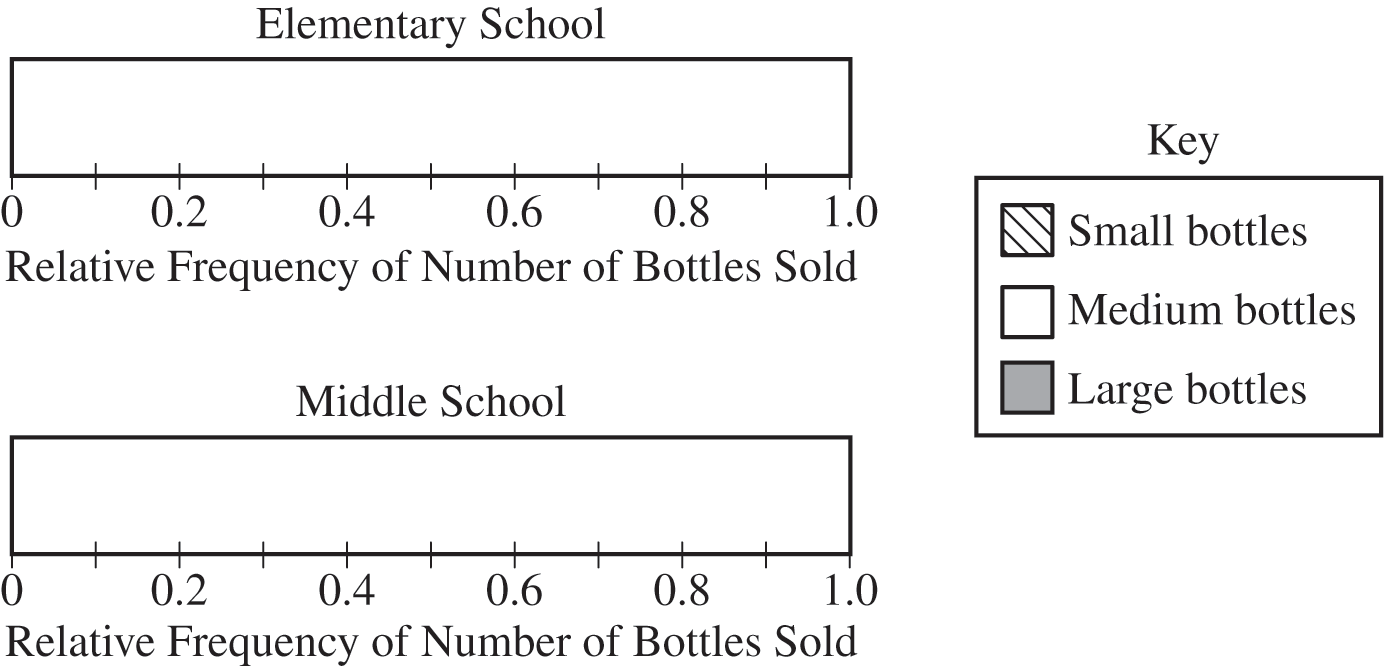
#> input picture scratch/raw_p6_embedded_img.png, 1384 x 666 px; its folder holds only this picture in this run
$ python -i integrity.py   (imports and definitions only)
#> lines starting #> are read from the running program, lines starting #| are printed output that depends on the picture; after the words box and inside, x2 and y2 are one past the last pixel; in counts of white or black regions, pixels touching at a corner belong together
"""Exam integrity (tooling plan T3): parallel forms (A, B, Retake) must not share letters, numbers, or MC key
positions, and a review or notes sheet must not print a test's numbers, angle sets, or answers.

Heuristics, per item (parts folded in): point letters (capitals in math and figure labels), line names
(\\ell, "line $m$"), polygon names (triangle JKL), numbers (ints, decimals, fractions, angles) from the prompt,
choices, box labels, answers, and figure labels. Small numbers 0-2, point values, item/lesson references, years,
and numbers in the document's directions are ignored."""
from __future__ import annotations

import ast
import re
from collections import Counter
from dataclasses import dataclass, field
from fnmatch import fnmatch
from fractions import Fraction
from itertools import combinations
from pathlib import Path

from .spec import Item, LessonSpec, UnitSpec, as_list, load_lesson, load_unit

LABEL_CALLS = {"label", "label_poly", "side_label", "angle_label", "text"}
GENERIC = {frozenset("ABC"), frozenset("DEF"), frozenset("ABCD"), frozenset("XYZ")}   # too common to flag across docs
SMALL = {Fraction(0), Fraction(1), Fraction(2)}
NOT_ANGLES = {Fraction(90), Fraction(180), Fraction(360)}

_PTS = r"(?:\d|\}|\$)\s*\$?\s*(?:pts?|points?)\b"
_PAREN_PTS = re.compile(r"\([^()]*" + _PTS + r"[^()]*\)", re.I)
_SENT_PTS = re.compile(r"[^.!?]*" + _PTS + r"[^.!?]*[.!?]?", re.I)
_REFS = re.compile(r"\b(?:Problems?|Items?|Questions?|Parts?|Steps?|Lessons?|Practice|pages?|p\.)\s*\d+(?:\.\d+)?"
                   r"(?:\s*[-\u2013]\s*\d+(?:\.\d+)?)?|\b(?:19|20)\d\d\b", re.I)
_ANGLE = re.compile(r"(\d+(?:\.\d+)?)\s*(?:\^\s*\{?\s*\\circ\s*\}?|\u00b0)")
_FRAC = re.compile(r"\\[dt]?frac\s*\{\s*(\d+(?:\.\d+)?)\s*\}\s*\{\s*(\d+(?:\.\d+)?)\s*\}|(?<![\d.])(\d+)\s*/\s*(\d+)(?![\d.])")
_EXP = re.compile(r"\^\s*\{?\s*\d+\s*\}?")
_NUM = re.compile(r"(?<![A-Za-z\d.])\d+(?:\.\d+)?")
_MATH = re.compile(r"\$([^$]+)\$")
_VTX = r"[A-Z](?:_(?:\{[A-Za-z0-9]+\}|[A-Za-z0-9]))?"   # a point name: A, A_1, A_{12} (LaTeX subscripts)
_VTX_RE = re.compile(_VTX)
_SUB = re.compile(r"(?<=[A-Za-z'\u2032}])\s*_\s*(?:\{\s*\d+\s*\}|\d)")   # subscript digits are names, not values
_POLY = re.compile(rf"\\triangle\s*((?:{_VTX}['\u2032]*){{3}})|(?:rectangle|quadrilateral|parallelogram|polygon|"
                   rf"square|trapezoid|rhombus|pentagon|hexagon|kite)\s+\$((?:{_VTX}['\u2032]*){{3,}})\$", re.I)
_LINE = re.compile(r"\blines?\s+\$(\\ell|[a-z])['\u2032]*\$|^\s*\$(\\ell|[a-z])['\u2032]*\$\s*$")
_POINTS_ONLY = re.compile(rf"^\$?\s*(?:{_VTX}(?:'|\u2032|\\prime|\^\{{?\\prime\}}?)*\s*)+\$?$")
_KEY = re.compile(r"^\s*((?:(?:and\s+)?\[[A-H]\][,;]?\s*)+)")


@dataclass
class Fingerprint:
    letters: set = field(default_factory=set)     # capital point letters (primes dropped)
    lines: set = field(default_factory=set)       # line names: "l" for \ell, "m", ...
    names: set = field(default_factory=set)       # polygon names as frozensets of letters
    fig_letters: set = field(default_factory=set)  # letters on the item's given figure
    numbers: Counter = field(default_factory=Counter)   # everything printed or answered (multiset)
    raw: Counter = field(default_factory=Counter)       # the same, with 0, 1, 2 kept (exact-copy test)
    shown: set = field(default_factory=set)       # numbers a student sees (prompt, choices, given labels; fractions split)
    values: set = field(default_factory=set)      # test-side givens: prompt, choices, figure labels (whole values)
    answers: set = field(default_factory=set)     # short answers: boxes, keyed choices, answer-layer labels
    angles: set = field(default_factory=set)      # angle measures seen or answered
    key: str | None = None                        # MC key letters, "A,D,E"
    kind: str = ""                                # structure: "mc", "fill", "parts:3", ...
    part: bool = False                            # a part entry ("3a"); its item entry already includes it
    seen_angles: set = field(default_factory=set)  # angles printed or in short answers (not worked solutions)
    keyed: dict = field(default_factory=dict)     # MC key letter -> choice text
    fig_shown: set = field(default_factory=set)   # numbers on the item's own given figure
    prompt_nums: set = field(default_factory=set)  # numbers in the prompt, choices, and box labels


# [22 lines left out: functions _clean, numbers, not called in this run]


def _ident(tok: str) -> str:
    """Normalized point name: A_{1} -> A_1."""
    return re.sub(r"[{}\s]", "", tok)


# [7 lines left out: function letters, not called in this run]


def lines(s: str) -> set[str]:
    return {("l" if (a or b) == "\\ell" else (a or b)) for a, b in _LINE.findall(str(s))} | (
        {"l"} if "\\ell" in str(s) else set())


def names(s: str) -> set[frozenset]:
    return {frozenset(_ident(v) for v in _VTX_RE.findall(a or b)) for a, b in _POLY.findall(str(s))}


def label_letters(text: str) -> set[str]:
    return {_ident(v) for v in _VTX_RE.findall(text)} if _POINTS_ONLY.match(text.strip()) else set()


def _join(names_: set) -> str:
    """Point names for a message: 'ABC', or 'A_2 B_2 C_2' when any has a subscript."""
    return (" " if any(len(n) > 1 for n in names_) else "").join(sorted(names_))


# [4 lines left out: function fmt, not called in this run]


# ------------------------------------------------------------------ figure labels
_AST_CACHE: dict = {}


# [165 lines left out: functions _str_of, ast_labels, _unit_dir, _source_index, figure_labels, _texts and 3 more, not called in this run]


def _keyed(o) -> dict[str, str]:
    key = _key(o) or ""
    return {k: re.sub(r"\s+", "", o.choices[ord(k) - 65]) for k in key.split(",") if k and ord(k) - 65 < len(o.choices)}


def _label(it, pos: int) -> str:
    return str(it.n) if it.n is not None else f"#{pos}"


# [25 lines that did not run here, left out]


# ------------------------------------------------------------------ checks
def _nums(xs) -> str:
    return ", ".join(fmt(x) for x in sorted(xs))


def _items(fps: dict) -> list[str]:
    return [k for k, v in fps.items() if not v.part and k != "notes"]


def _same_key(a: str, b: str) -> bool:
    return set(a.split(",")) == set(b.split(","))


# [42 lines that did not run here, left out]


# [35 lines that did not run here, left out]


# [10 lines that did not run here, left out]


# ------------------------------------------------------------------ answer cues inside one document
_PVTX = rf"{_VTX}(?:'|\u2032|\\prime)*"
_SEQ = re.compile(rf"(?<![A-Za-z0-9_'\u2032])((?:{_PVTX}){{3,}})(?![A-Za-z0-9_])")
_PT = rf"{_PVTX}(?:\s*\([^()]*\))?"   # a point, maybe with coordinates: A(1, 2)
_LIST = re.compile(rf"(?<![A-Za-z0-9_])({_PT}(?:\s*(?:,\s*(?:and\s+)?|and\s+){_PT}){{2,}})(?![A-Za-z0-9_])")
_ARROW = re.compile(rf"(?<![A-Za-z0-9_])({_PVTX})\s*\u2192\s*({_PVTX})(?![A-Za-z0-9_])")
_ACRONYMS = {"SAS", "SSS", "ASA", "AAS", "AAA", "SSA", "HL", "MLL", "USA", "LT", "CR", "SR"}


def _vertices(seq: str) -> tuple[str, ...]:
    return tuple(_ident(re.sub(r"\\prime|\u2032", "'", v)) for v in re.findall(_PVTX, seq))


# [29 lines left out: functions _flat, correspondences, not called in this run]


def _states(shown: set[frozenset], answer: frozenset) -> bool:
    """A shown correspondence gives the answer away: the same pairs, or at least two of them."""
    return any(s <= answer and len(s) >= 2 for s in shown)


def _box_labels(o) -> list[str]:
    return [str(r[0]) for r in o.fill or []] + [str(x) for r in o.frame or [] for x in r[:3:2] if x]


def _prompt_texts(o) -> list[str]:
    return as_list(o.prompt) + list(getattr(o, "steps", []) or [])


# [12 lines left out: functions _box_answers, _answer_texts, not called in this run]


def _ink(path) -> "np.ndarray | None":
    """Ink mask of a figure PNG, cropped to its ink, resized to 128 px, lines thickened to forgive small shifts."""
#> called with path = '../../scratch/raw_p6_embedded_img.png'
    import numpy as np
    from PIL import Image, ImageFilter
    try:
        with Image.open(path) as im:
#> im is the input picture: PIL image 1384x666 RGB; mean R, G, B 241.6, 241.4, 241.5
            g = im.convert("L")
    except OSError:
        return None
    mask = g.point(lambda v: 255 if v < 200 else 0)
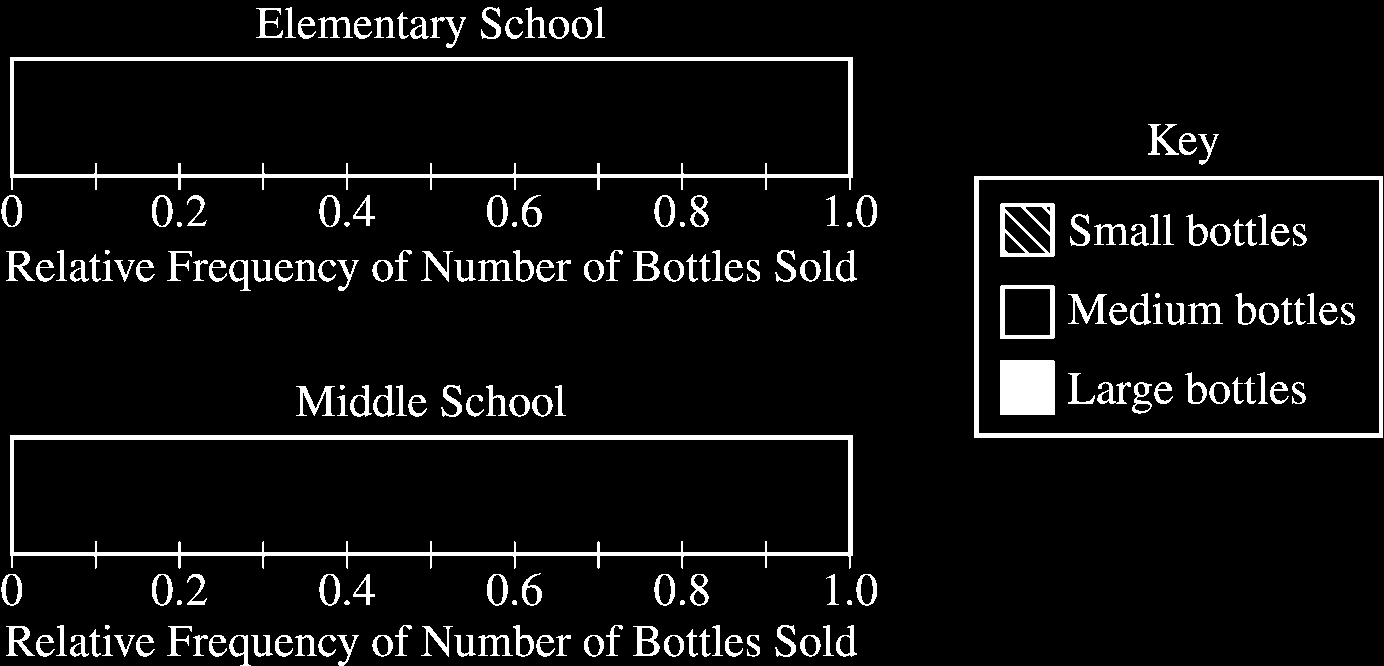
#> mask: PIL image 1384x666 L; 6.7% white; 184 white regions (2 under 20 px), largest, box (x1, y1, x2, y2) and area: (10, 435, 853, 569) 9111, (10, 57, 853, 190) 8273, (974, 176, 1383, 438) 5958
    box = mask.getbbox()
#> box = (1, 7, 1383, 666)
    if not box:
        return None
    small = mask.crop(box).resize((128, 128), Image.BILINEAR).point(lambda v: 255 if v > 40 else 0)
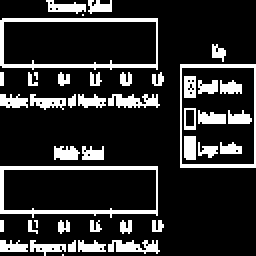
#> small: PIL image 128x128 L (shown 2 times larger); 17.2% white; 43 white regions (9 under 20 px), largest, box (x1, y1, x2, y2) and area: (0, 9, 79, 35) 386, (0, 83, 79, 109) 384, (90, 32, 128, 84) 248
    return np.asarray(small.filter(ImageFilter.MaxFilter(7))) > 0
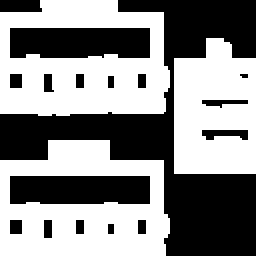
#> returned value: shape (128, 128) bool (shown 2 times larger); 53.8% white; 17 black regions (3 under 20 px), largest, box (x1, y1, x2, y2) and area: (0, 0, 128, 128) 5011, (5, 14, 75, 29) 1015, (5, 88, 75, 102) 966


# [89 lines left out: functions same_drawing, answer_cues, not called in this run]


def _pairs_str(c: frozenset) -> str:
    return ", ".join(f"{x}\u2192{y}" for x, y in sorted(c))


# [3 lines that did not run here, left out]


# [46 lines left out: function check_set, not called in this run]


def has_errors(msgs: list[str]) -> bool:
    return any(m.startswith("ERROR") for m in msgs)

>>> result = _ink('../../scratch/raw_p6_embedded_img.png')

$ run again, on scratch/test_p1_top_resolved.png
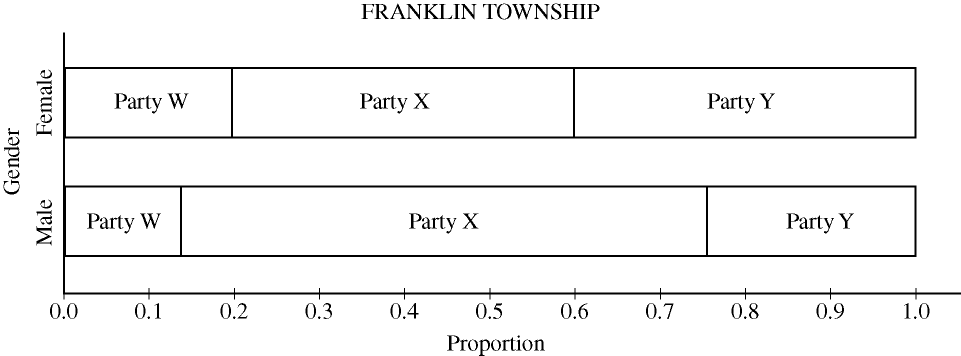
#> input picture scratch/test_p1_top_resolved.png, 1921 x 711 px (shown at 1/2 size)
#> in _ink, im is the input picture: PIL image 1921x711 RGB; 95.5% white; 103 black regions (12 under 20 px), largest, box (x1, y1, x2, y2) and area: (126, 65, 1921, 599) 40688, (847, 8, 905, 38) 538, (73, 452, 103, 491) 428
#> in _ink, `mask = g.point(lambda v: 255 if v < 200 else 0)`:
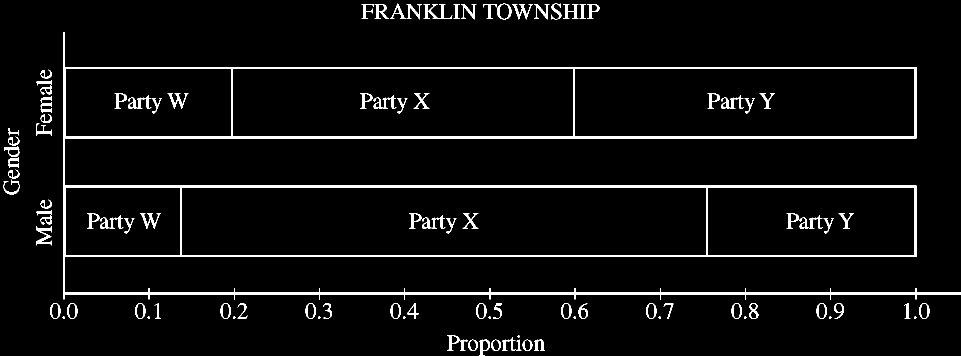
#> mask: PIL image 1921x711 L (shown at 1/2 size); 4.5% white; 103 white regions (12 under 20 px), largest, box (x1, y1, x2, y2) and area: (126, 65, 1921, 599) 40688, (847, 8, 905, 38) 538, (73, 452, 103, 491) 428
#> box = (7, 7, 1921, 711)
#> small: PIL image 128x128 L; 10.4% white in thin lines or dots
#> in _ink, `return np.asarray(small.filter(ImageFilter.MaxFilter(7))) > 0`:
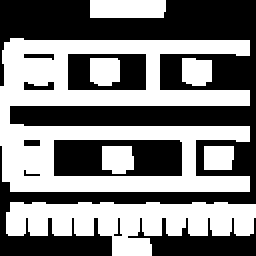
#> returned value: shape (128, 128) bool (shown 2 times larger); 49.8% white; 7 white regions, largest, box (x1, y1, x2, y2) and area: (0, 19, 125, 96) 4986, (3, 101, 128, 128) 2068, (45, 0, 83, 9) 339
